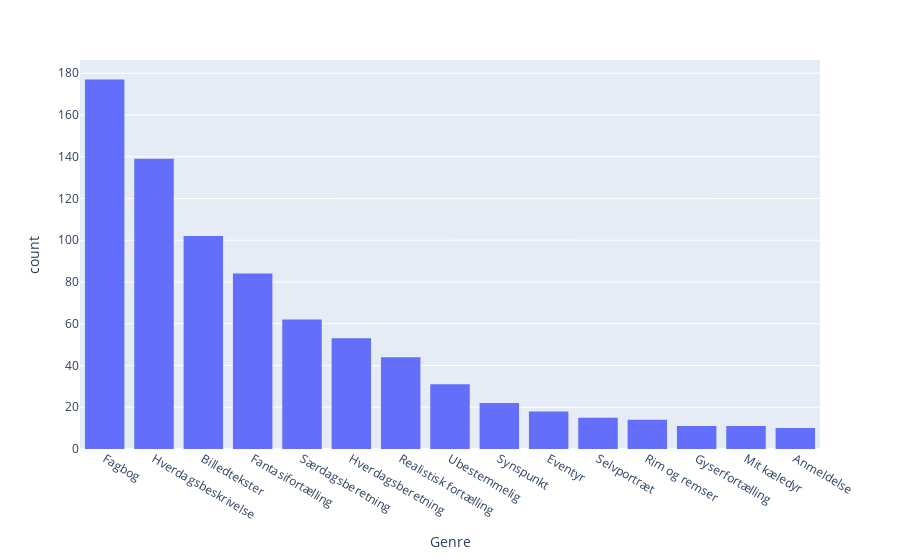

The code cell stored with this chart in its notebook:
### Code cell
plot_distribution('Genre')

### Figure 1 — Plotly figure (JSON) as saved in the notebook; plotly's stock layout.template omitted (floating-point values rounded to 4 significant figures; data arrays with more than 128 entries replaced by an {"elided": "..."} marker saying what was removed)
{"data": [{"alignmentgroup": "True", "bingroup": "x", "hovertemplate": "Genre=%{x}<br>count=%{y}<extra></extra>", "legendgroup": "", "marker": {"color": "#636efa", "pattern": {"shape": ""}}, "name": "", "offsetgroup": "", "orientation": "v", "showlegend": false, "type": "histogram", "x": {"elided": "808 str values"}, "xaxis": "x", "yaxis": "y"}], "layout": {"barmode": "relative", "legend": {"tracegroupgap": 0}, "margin": {"t": 60}, "xaxis": {"anchor": "y", "categoryorder": "total descending", "domain": [0, 1], "title": {"text": "Genre"}}, "yaxis": {"anchor": "x", "domain": [0, 1], "title": {"text": "count"}}}}
